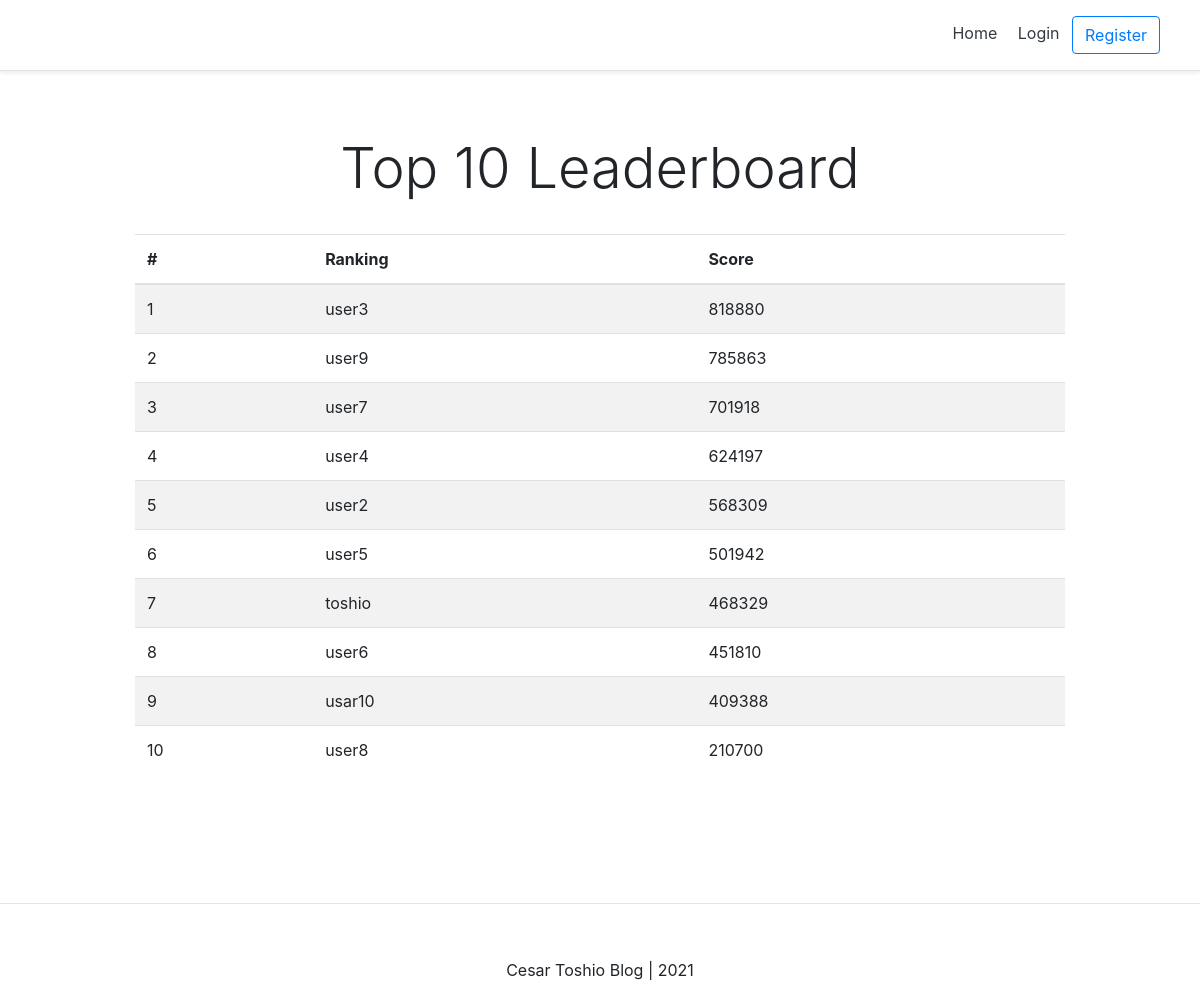
The page /ranking/ on the database its author committed.
### account/models.py (models this page shows, shortened)
class Account(AbstractBaseUser):
    email = models.EmailField(verbose_name="email", max_length=60, unique=True)
    username = models.CharField(max_length=30, unique=True)
    earned_scores = models.IntegerField(null=True, blank=True)
    date_joined = models.DateTimeField(verbose_name='date joined', auto_now_add=True, null=True, blank=True)
    last_login = models.DateTimeField(verbose_name='last login', auto_now_add=True, null=True, blank=True)
    is_admin = models.BooleanField(default=False)
    is_active = models.BooleanField(default=True)
    is_staff = models.BooleanField(default=False)
    is_superuser = models.BooleanField(default=False)
    USERNAME_FIELD = 'email'
    REQUIRED_FIELDS = ['username', ]
    objects = MyAccountManager()
    def __str__(self):
        return self.email

### account/views.py (the view)
# urls.py: path('ranking/', ranking_view, name="ranking"),
def ranking_view(request):
    context = {}
    accounts = Account.objects.order_by('-earned_scores')[:10]
    context['accounts'] = accounts
    print(accounts)
    return render(request, "game/ranking.html", context)

### account/templates/game/ranking.html
{% extends 'base.html' %}
{% block content  %}
<div class="pricing-header px-3 py-3 pt-md-5 pb-md-4 mx-auto text-center">
    <h1 class="display-4">Top 10 Leaderboard</h1>
</div>
<div class="container">
    <div class="row">
        <div class="col-md-12">
            <div class="table-responsive">
                <table class="table table-striped">
                    <thead>
                        <tr>
                            <th>#</th>
                            <th>Ranking</th>
                            <th>Score</th>
                        </tr>
                    </thead>
                    <tbody>
                        {% for c in accounts %}
                        <tr>
                            <td>{{forloop.counter}}</td>
                            <td>{{c.username}}</td>
                            <td>{{c.earned_scores}}</td>
                        </tr>
                        {% endfor %}
                    </tbody>
                </table>
            </div>
        </div>
    </div>
</div>
{% endblock content %}

### templates/snippets/header.html (style rules this page uses)
@media (min-width: 768px) { html { font-size: 16px; } }
.container { max-width: 960px; }
.pricing-header { max-width: 700px; }

### rows shown on the page
Account: username "user3", earned_scores "818880"
Account: username "user9", earned_scores "785863"
Account: username "user7", earned_scores "701918"
Account: username "user4", earned_scores "624197"
Account: username "user2", earned_scores "568309"
Account: username "user5", earned_scores "501942"
Account: username "toshio", earned_scores "468329"
Account: username "user6", earned_scores "451810"
Account: username "usar10", earned_scores "409388"
Account: username "user8", earned_scores "210700"
